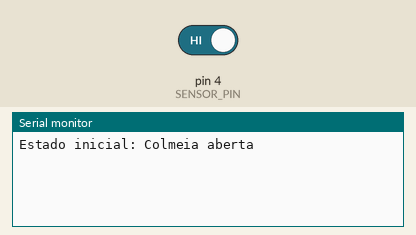
Simulated run of this sketch. Board: Arduino Uno, built with avr-gcc and run on an emulated ATmega328P. Parts: the last lines printed to the serial monitor. The inputs (shaded band) are chosen by the test bench; at power-on: pin 4 (SENSOR_PIN) HIGH.

Above: at 1.2 s.
1.3 s: pin 4 (SENSOR_PIN) driven LOW
At 2.4 s:
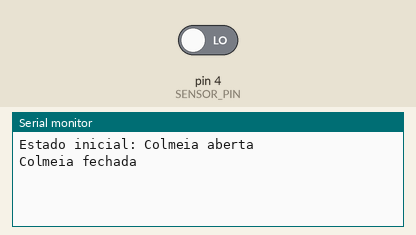
2.8 s: pin 4 (SENSOR_PIN) driven HIGH
At 3.6 s:
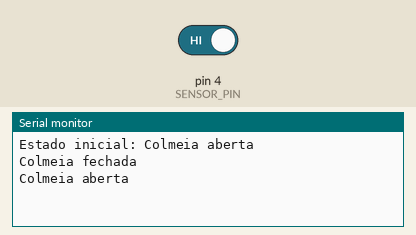

The sketch:

code.ino
```cpp
const int SENSOR_PIN = 4;
const unsigned long DEBOUNCE_DELAY = 50;

int lastSensorReading = HIGH;
int currentSensorState = HIGH;
unsigned long lastDebounceTime = 0;

void printState(int state) {
  if (state == HIGH) {
    Serial.println("Colmeia aberta");
  } else {
    Serial.println("Colmeia fechada");
  }
}

void setup() {
  Serial.begin(115200);
  pinMode(SENSOR_PIN, INPUT_PULLUP);

  delay(50);

  currentSensorState = digitalRead(SENSOR_PIN);
  lastSensorReading = currentSensorState;

  Serial.print("Estado inicial: ");
  printState(currentSensorState);
}

void loop() {
  int reading = digitalRead(SENSOR_PIN);

  if (reading != lastSensorReading) {
    lastDebounceTime = millis();
  }

  if ((millis() - lastDebounceTime) > DEBOUNCE_DELAY) {
    if (reading != currentSensorState) {
      currentSensorState = reading;
      printState(currentSensorState);
    }
  }

  lastSensorReading = reading;
}
```

Measured:
- after the input at 1.3 s, the serial monitor: prints a new line after 0.05 s (image 1)
- after the input at 2.8 s, the serial monitor: prints a new line after 0.05 s (image 2)
